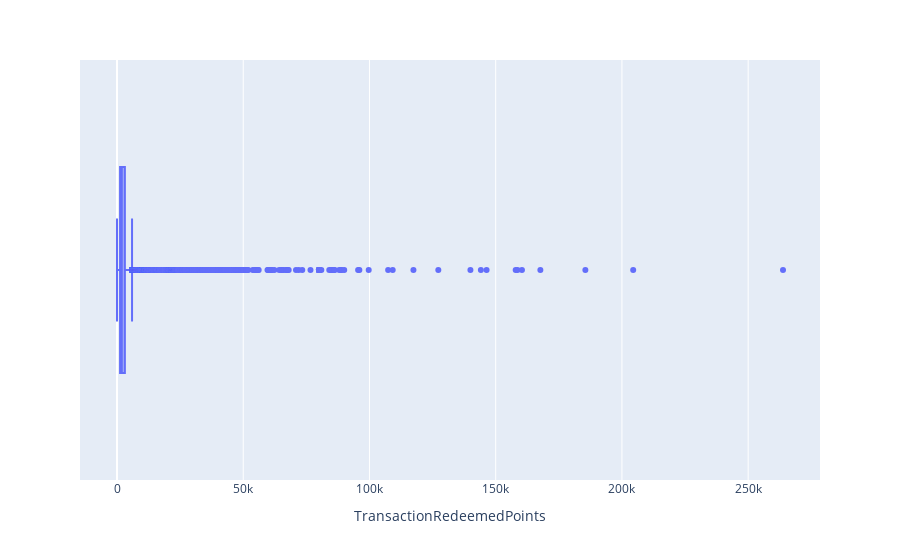

Notebook source saved alongside this figure:
### Code cell
px.box(data_frame=df_Transactions , x = "TransactionRedeemedPoints")

### Figure 1 — Plotly figure (JSON) as saved in the notebook; plotly's stock layout.template omitted (floating-point values rounded to 4 significant figures; data arrays with more than 128 entries replaced by an {"elided": "..."} marker saying what was removed)
{"data": [{"alignmentgroup": "True", "hovertemplate": "TransactionRedeemedPoints=%{x}<extra></extra>", "legendgroup": "", "marker": {"color": "#636efa"}, "name": "", "notched": false, "offsetgroup": "", "orientation": "h", "showlegend": false, "type": "box", "x": {"elided": "43929 int values"}, "x0": " ", "xaxis": "x", "y0": " ", "yaxis": "y"}], "layout": {"autosize": true, "boxmode": "group", "legend": {"tracegroupgap": 0}, "margin": {"t": 60}, "xaxis": {"anchor": "y", "autorange": true, "domain": [0, 1], "range": [-14660.0, 278500.0], "title": {"text": "TransactionRedeemedPoints"}, "type": "linear"}, "yaxis": {"anchor": "x", "autorange": true, "domain": [0, 1], "range": [-0.5, 0.5], "type": "category"}}}
